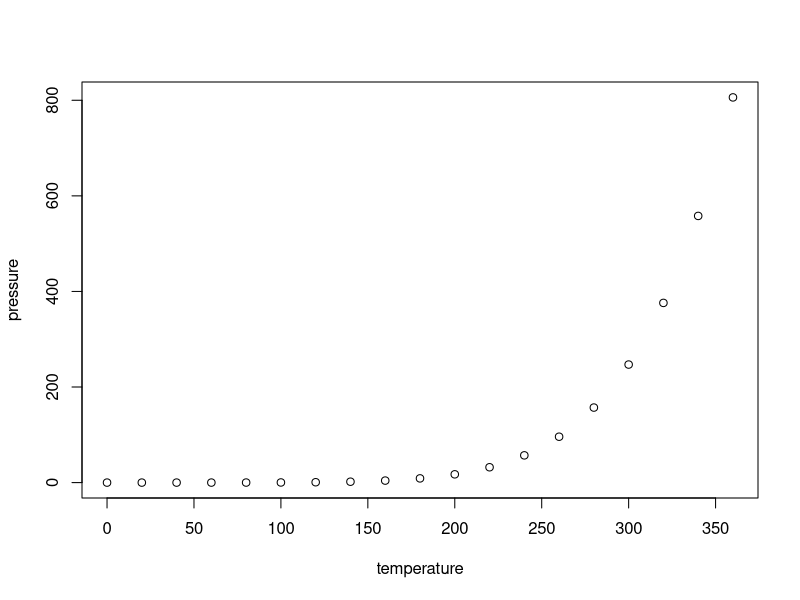
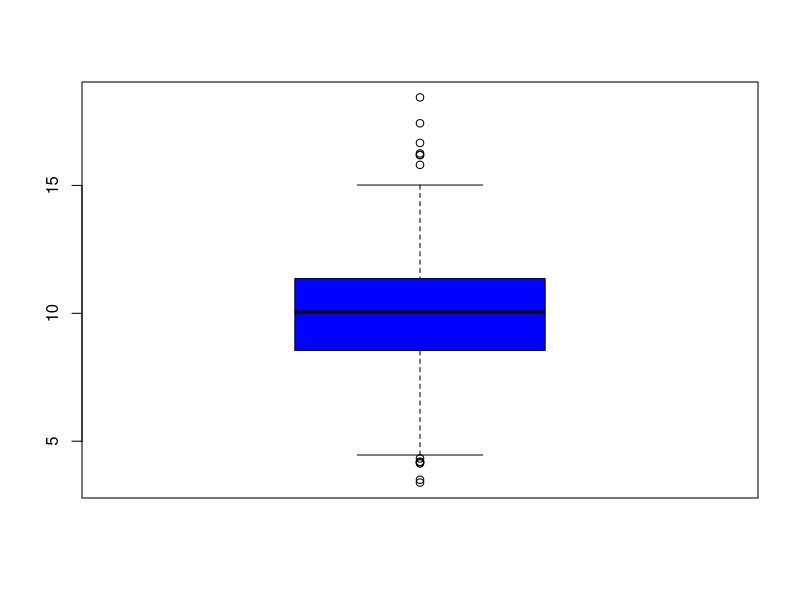
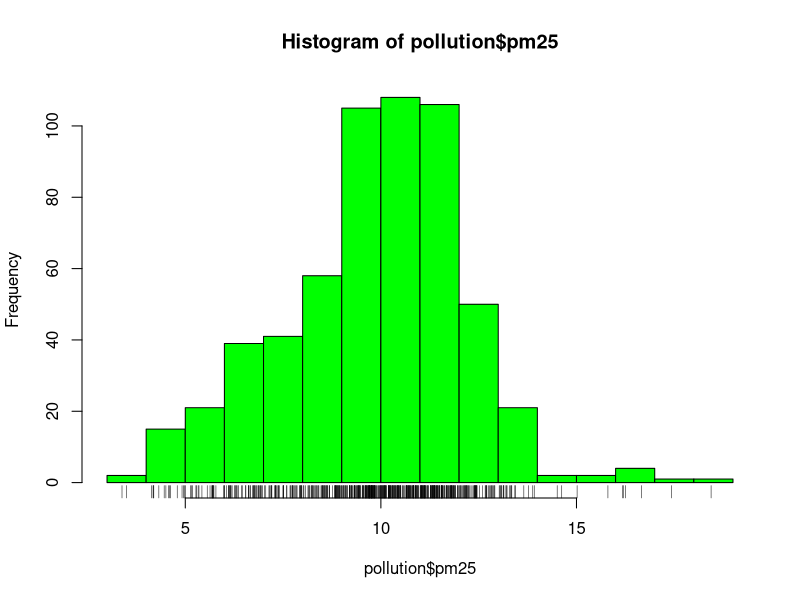
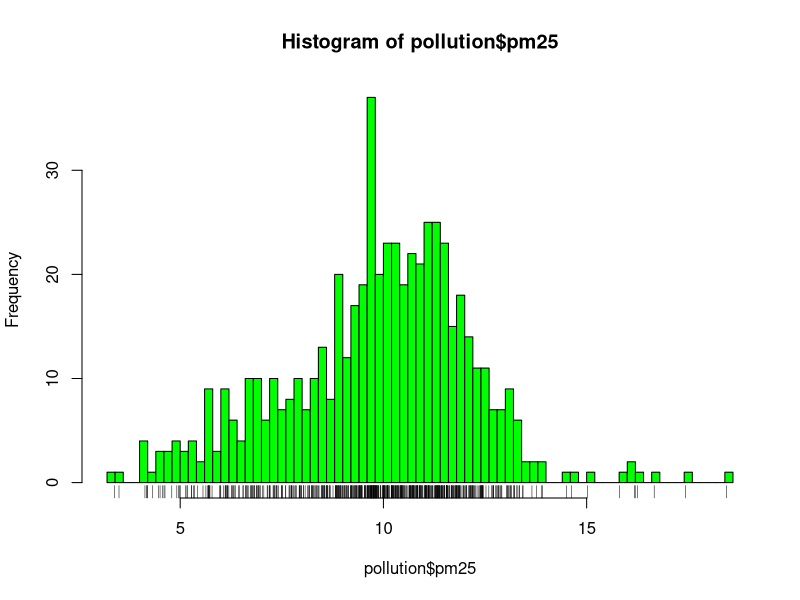
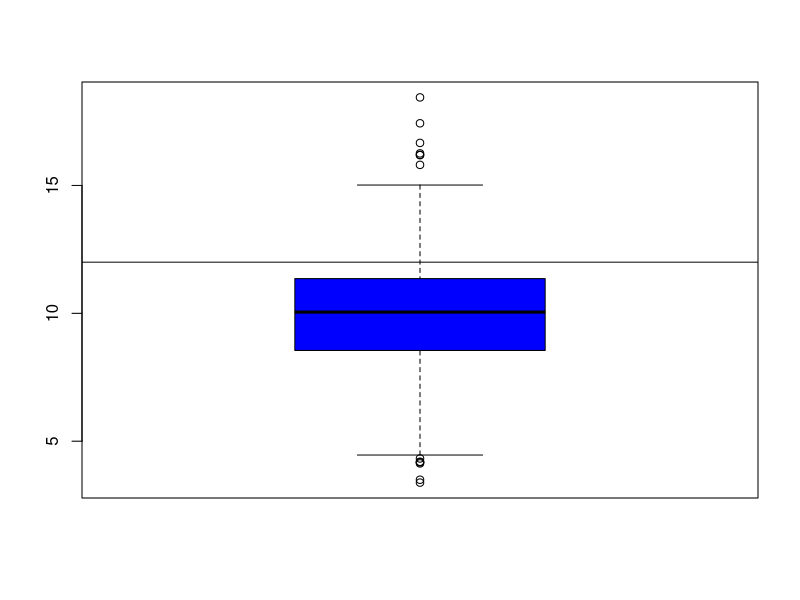
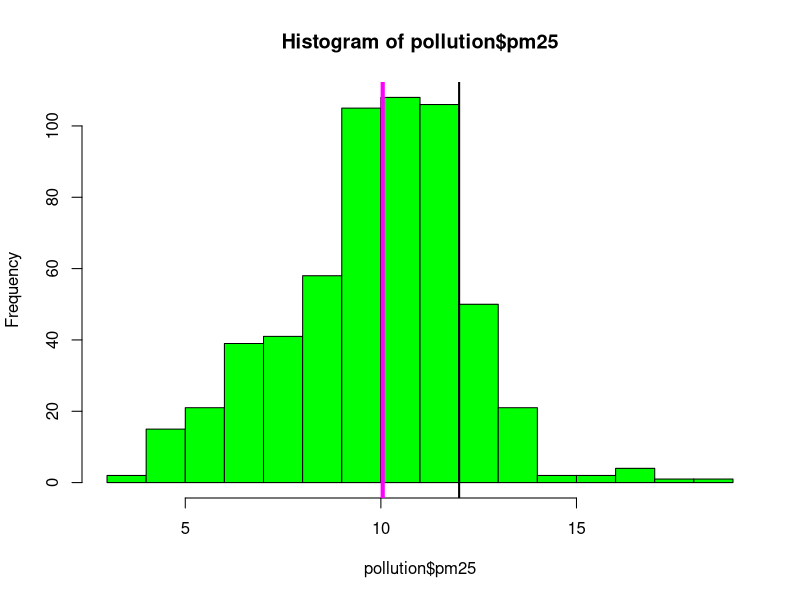
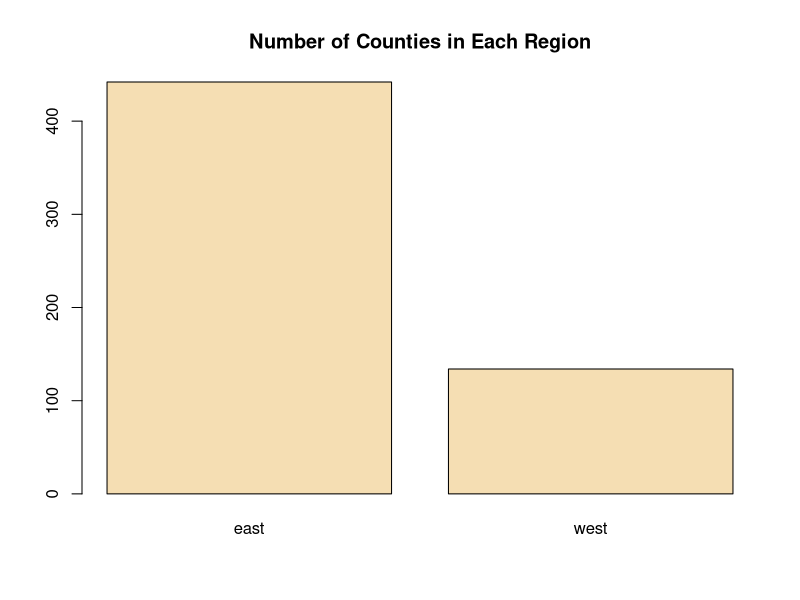
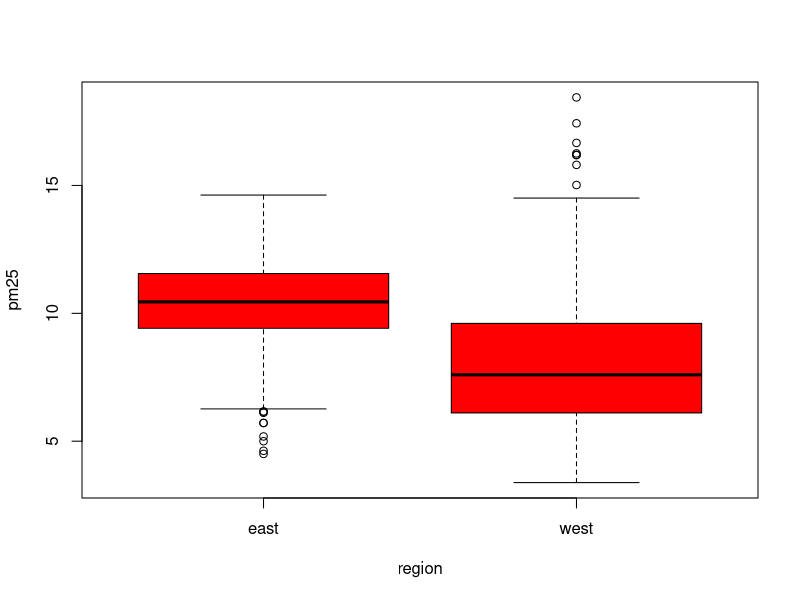

These charts were generated, in order, by the following R code: (Note: this script raises an error after producing the figures.)
## ---- chunk 1
knitr::opts_chunk$set(echo = TRUE)
## ---- chunk 2
summary(cars)
## ---- chunk 3
plot(pressure)
## ---- chunk 4
library(datasets)

pollution <- read.csv("avgpm25.csv", colClasses = c("numeric", "character", "factor", "numeric", "numeric"))

head(pollution)

#pm25 for average of 2008-2010




## ---- chunk 5

#five-number summary (includes mean)
summary(pollution$pm25)

## ---- chunk 6
boxplot(pollution$pm25, col = "blue")

## ---- chunk 7

hist(pollution$pm25, col = "green")
rug(pollution$pm25) #plots all the points under the histogram
#you can see exactly where are the entries

## ---- chunk 8

hist(pollution$pm25, col = "green", breaks = 100)
rug(pollution$pm25)


## ---- chunk 9
boxplot(pollution$pm25, col = "blue")
abline(h = 12)
#to see what counties are above and below the line
## ---- chunk 10
hist(pollution$pm25, col = "green")
abline(v = 12, lwd = 2)
abline(v = median(pollution$pm25), col = "magenta", lwd = 4)


## ---- chunk 11
barplot(table(pollution$region), col = "wheat", main = "Number of Counties in Each Region")
## ---- chunk 12
boxplot(pm25 ~ region, data = pollution, col = "red")
## ---- chunk 13
par(mfrow = c(2,1), mar = c(4,4,2,1))
hist(subset(pollution, region == "east")$pm25, col = "green")
hist(subset(pollution, region == "west")$pm25, col = "green")
## ---- chunk 14
with(pollution, plot(latitude, pm25))
abline(h = 12, lwd = 2, lty = 2)
## ---- chunk 15
with(pollution, plot(latitude, pm25, col = region))
abline(h = 12, lwd = 2, lty = 2)
## ---- chunk 16
par(mfrow = c(1, 2), mar = c(5, 4, 2, 1))
with(subset(pollution, region == "west"), plot(latitude, pm25, main ="West"))
with(subset(pollution, region = "east"), plot(latitude, pm25, main = "East"))
## ---- chunk 17
library(datasets)

data(cars)

with(cars, plot(speed, dist))


## ---- chunk 18
library(lattice)

state <- data.frame(state.x77, region = state.region)

xyplot(Life.Exp ~ Income | region, data = state, layout = c(4, 1))


## ---- chunk 19
library(ggplot2)
data(mpg)
qplot(displ, hwy, data = mpg)


## ---- chunk 20
library(datasets)

hist(airquality$Ozone) ##Draw a new plot
## ---- chunk 21
with(airquality, plot(Wind, Ozone))
## ---- chunk 22
airquality <- transform(airquality, Month = factor(Month))
boxplot(Ozone ~ Month, airquality, xlab = "Month", ylab = "Ozone(ppb)")
## ---- chunk 23
par("lty")
## ---- chunk 24
par("mar")
#first number : bottom - 5 lines of margin
#second : left - 4 lines of margin
# third : top - 2 lines of margin
# fourth : right - 2 lines of margin
# it goes clockwise

## ---- chunk 25
par("mfrow")
## ---- chunk 26
library(datasets)
with(airquality, plot(Wind, Ozone))
title(main = "Ozone and Wind in New York City")
## ---- chunk 27
with(airquality, plot(Wind, Ozone, main = "Ozone and Wind in New York City"), pch = 20)
with(subset(airquality, Month == 5), points(Wind, Ozone, col = "blue"))
with(subset(airquality, Month != 5), points(Wind, Ozone, col = "red"))
legend("topright", pch = 1, col = c("blue", "red"), legend = c("May", "Other Months"))
model <- lm(Ozone ~ Wind, airquality)
abline(model, lwd = 2)

## ---- chunk 28
par(mfrow = c(1,3), mar = c(4, 4, 2, 1), oma = c(0, 0, 2, 0))
with(airquality, {
        plot(Wind, Ozone, main = "Ozone and Wind")
        plot(Solar.R, Ozone, main = "Ozone and Solar Radiation")
        plot(Temp, Ozone, main = "Ozone and Temperature")
        mtext("Ozone and Weather in New York City", outer = TRUE)
})
## ---- chunk 29
x <- rnorm(100)
hist(x)

## ---- chunk 30
y <- rnorm(100)
plot(x, y)
## ---- chunk 31
z <- rnorm(100)

plot(x, z)
## ---- chunk 32
plot(x , y , pch = 20)
## ---- chunk 33
plot(x, y, pch = 15)
## ---- chunk 34
plot(x, y, pch = 3)
## ---- chunk 35
example(points) #great to remember!
## ---- chunk 36
x <- rnorm(100)
y <- rnorm(100)
z <- rnorm(100)
plot(x, y, pch = 20)
title("Scatterplot")
text(-2, -2, "label")
legend("topleft", legend = "Data", pch = 20)
fit <- lm(y ~ x)
abline(fit)
abline(fit, lwd = 3)
abline(fit, lwd = 3, col = "blue")
plot(x, y, xlab = "weight", ylab = "height", main = "scatterplot", pch  = 20)


## ---- chunk 37
z <- rpois(100, 2)

par(mfrow = c(2,1))
plot(x , y, pch = 20)
plot(x, z , pch = 19)
## ---- chunk 38
par(mfrow = c(1, 2))
plot(x, y , pch = 20)
plot(x, z , pch = 14)
## ---- chunk 39
x <- rnorm(100)
y <- x + rnorm(100)
g <- gl(2, 50)
g <- gl(2, 50, labels = c("male", "female"))
plot(x, y) # you can't differentiate
plot(x, y, type = "n")#make the plot but don't put the data yet
#adding one group at a time
points(x[g == "male"], y[g == "male"], col = "green")
points(x[g == "female"], y[g == "female"], col = "blue")
#you can also change the symbol

## ---- chunk 40
with(faithful, plot(eruptions, waiting))
title(main = "Old Faithful Geyser Data")
## ---- chunk 41
pdf(file = "myplot.pdf")
with(faithful, plot(eruptions, waiting))
title(main = "Old Faithful Geyser Data")
dev.off()

## ---- chunk 42
with(faithful, plot(eruptions, waiting))
title(main = "Old Faithful Geyser Data")
dev.copy(png, file = "geyserplot.png")
dev.off()
## ---- chunk 43
install_from_swirl("Exploratory Data Analysis")
